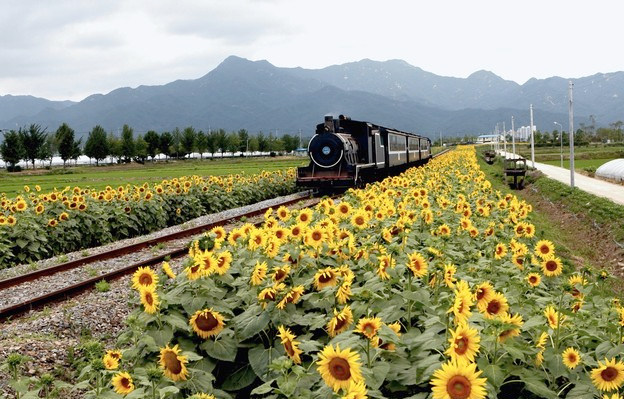
#> input picture Assignment 2/train.jpg, 624 x 399 px
$ jupyter execute --allow-errors Untitled.ipynb   (shell and % lines are left out)
#> lines starting #> are read from the running program, lines starting #| are printed output that depends on the picture; long printed decimals are rounded
### Assignment 2/segmentation.py
import numpy as np
import random
from scipy.spatial.distance import squareform, pdist, cdist
from skimage.util import img_as_float

### Clustering Methods
# [70 lines left out: functions kmeans, assign, get_New_Centroids, is_Converged, not called in this run]

# this calculates the euclidean distance between two vectors represent the feature and the centroid.
def euclidean_distance(x1,x2):
    return np.sqrt(np.sum((x1 - x2)**2, axis=0))

# this method makes use of cdist function to calculate distances between each feature and all centroids fast
# [111 lines left out: functions assign_Fast, normalize_Features, kmeans_fast, hierarchical_clustering, not called in this run]


### Pixel-Level Features
def color_features(img):
    """ Represents a pixel by its color.

    Args:
        img - array of shape (H, W, C)

    Returns:
        features - array of (H * W, C)
    """
    H, W, C = img.shape
    img = img_as_float(img)
    features = np.zeros((H*W, C))

    ### YOUR CODE HERE
    # All we need is to flatten/reshape the image array, so that each pixel will be treated as
    # an independent array, and this can be done using "reshape" method
    features = img.reshape(H*W, C)
    ### END YOUR CODE

    return features

# [151 lines left out: functions color_position_features, compute_accuracy, evaluate_segmentation, not called in this run]

### Assignment 2/Untitled.ipynb
[cell 1]
from __future__ import print_function
from time import time
import numpy as np
import matplotlib.pyplot as plt
from matplotlib import rc
from skimage import io
import cv2
from skimage.util import img_as_float
import sys
from scipy.spatial.distance import cdist

[cell 2]
def color_features(img):
    """ Represents a pixel by its color.
    Args:
        img - array of shape (H, W, C)
    Returns:
        features - array of (H * W, C)
    """
    H, W, C = img.shape
    img = img_as_float(img)
    features = np.zeros((H*W, C))

    ### YOUR CODE HERE
    # All we need is to flatten/reshape the image array, so that each pixel will be treated as
    # an independent array, and this can be done using "reshape" method
    features = img.reshape(H*W, C)
    ### END YOUR CODE

    return features

[cell 3]
# [80 lines left out: function color_position_features, not called in this run]

[cell 4]
# [4 lines left out: function normalize_Features, not called in this run]

[cell 5]
img = cv2.imread("train.jpg")
#> img is the input picture: shape (399, 624, 3); mean B, G, R 117.4, 147.6, 149.1
h,w,c = img.shape
#> h = 399; w = 624; c = 3
print(img.shape)
#| (399, 624, 3)
plt.imshow(img)
img[0]
#> Out = 624 rows, first 8: [237, 227, 220], [237, 227, 220], [237, 227, 220], [237, 227, 220], [237, 227, 220], [237, 227, 220], [237, 227, 220], [237, 227, 220]

[cell 6]
color = img_as_float(img).reshape(h*w,3)
color

[cell 7]
loc =  np.dstack(np.mgrid[0 : h, 0 : w].reshape(2,h*w))
loc

#> (a cell that did not finish here is left out)

[cell 9]
arr = np.mgrid[0 : h, 0 : w].reshape(2,h*w)
arr

[cell 10]
features = color_features(img)
(features)

[cell 11]
def kmeans(features, k, num_iters=100):
#> called with features = array of shape (248976, 3), k = 3, num_iters = 100
    N, D = features.shape
#> N = 248976; D = 3

    #assert N >= k, 'Number of clusters cannot be greater than number of points'

    # Randomly initalize cluster centers
    idxs = np.random.choice(N, size=k, replace=False)
#> idxs = [102247, 117529, 235384]
    centroids = features[idxs]
#> centroids = [[0.925, 0.973, 0.973], [0.212, 0.38, 0.369], [0.369, 0.573, 0.533]]
    assignments = np.zeros(N)
    print(centroids)
#| [[0.9255  0.9725 0.9725]
#|  [0.2118 0.3804 0.3686]
#|  [0.3686 0.5725 0.5333]]

    for n in range(num_iters):
        ### YOUR CODE HERE
        assignments = assign(features,centroids,k)
        old_Centroids = centroids.copy()
        centroids = get_New_Centroids(features,assignments,k)

        if is_Converged(old_Centroids,centroids,k):
            break
        ### END YOUR CODE

    return assignments

#> (a cell that did not finish here is left out)

#> (a cell that did not finish here is left out)

[cell 14]
def assign(features,centroids,k) :
    N, _ = features.shape
    assignments = np.zeros(N)
    for i in range(N):
        distances = np.zeros(k)
        for j in range(len(centroids)):
            distances[j] = euclidean_distance(features[i],centroids[j])
        closest_distance = np.argmin(distances)
        assignments[i] = closest_distance
    return assignments

[cell 15]
# [8 lines left out: function get_min, not called in this run]

[cell 16]
def get_New_Centroids(features,assignments,k) :
    centroids = [[] for _ in range(k)]
    for i in range(k):
        centroids[i] = np.mean(features[assignments == i], axis=0)
    return centroids

[cell 17]
# [6 lines left out: function get_New_Centroids2, not called in this run]

[cell 18]
# [7 lines left out: function collect_Features, not called in this run]

[cell 19]
# [15 lines left out: function get_Mean, not called in this run]

[cell 20]
def is_Converged(old_Centroids, new_Centroids,k):
    distances = [[] for _ in range(k)]
    for i in range(k) :
        distances[i] = euclidean_distance(old_Centroids[i],new_Centroids[i])
    return sum(distances) == 0

[cell 21]
def euclidean_distance(x1,x2):
    return np.sqrt(np.sum((x1 - x2)**2, axis=0))

[cell 22]
def kmeans_fast(features, k, num_iters=100):


#> called with features = array of shape (248976, 3), k = 3, num_iters = 100
    N, D = features.shape
#> N = 248976; D = 3

    assert N >= k, 'Number of clusters cannot be greater than number of points'

    # Randomly initalize cluster centers
    idxs = np.random.choice(N, size=k, replace=False)
#> idxs = [141053, 200730, 96634]
    centroids = features[idxs]
#> centroids = [[0.176, 0.376, 0.345], [0.608, 0.714, 0.702], [0.38, 0.549, 0.561]]
    assignments = np.zeros(N)
    print(centroids)
#| [[0.1765 0.3765 0.3451]
#|  [0.6078 0.7137 0.702]
#|  [0.3804 0.549 0.5608]]

    for n in range(num_iters):
        ### YOUR CODE HERE
        assignments = assign_Fast(features,centroids,k)
        old_Centroids = centroids.copy()
        centroids = get_New_Centroids(features,assignments,k)

        if is_Converged(old_Centroids,centroids,k):
            break
        ### END YOUR CODE

    return assignments

#> (a cell that did not finish here is left out)

[cell 24]
# [7 lines left out: function assign_Fast2, not called in this run]

[cell 25]
def assign_Fast(features,centroids,k):
    N, _ = features.shape
    assignments = np.zeros(N)
    distances = cdist(features,centroids)
    assignments = np.argmin(distances,axis=1)
    return assignments

#> (a cell that did not finish here is left out)

[cell 27]
mask_gt = np.zeros((100, 100))
mask = np.zeros((100, 100))

# Test compute_accracy function
mask_gt[20:50, 30:60] = 1
mask[30:50, 30:60] = 1

[cell 28]
def compute_accuracy(mask_gt, mask):
    """ Compute the pixel-wise accuracy of a foreground-background segmentation
        given a ground truth segmentation.
    Args:
        mask_gt - The ground truth foreground-background segmentation. A
            logical of size H x W where mask_gt[y, x] is 1 if and only if
            pixel (y, x) of the original image was part of the foreground.
        mask - The estimated foreground-background segmentation. A logical
            array of the same size and format as mask_gt.
    Returns:
        accuracy - The fraction of pixels where mask_gt and mask agree. A
            bigger number is better, where 1.0 indicates a perfect segmentation.
    """
    H,W = mask.shape
    no_of_pixels = H * W
    accuracy = None
    ### YOUR CODE HERE
    #---------------------------------------------------------------------------------------
    # First approach using nested loop to search for pixels where mask and mask_gt agree
    count = 0
    for i in range(len(mask)) :
        for j in range(len(mask[0])) :
            if(mask[i][j] == mask_gt[i][j]):
                count += 1

    #accuracy = (count/no_of_pixels)
    #---------------------------------------------------------------------------------------
    #Second approach makes use of numpy mean function
    accuracy = np.mean(mask_gt == mask)
    #---------------------------------------------------------------------------------------
    ### END YOUR CODE

    return accuracy

[cell 29]
acc = compute_accuracy(mask_gt,mask)
acc

[cell 30]
# [38 lines left out: function kmeans2, not called in this run]

[cell 31]
# Setup
from __future__ import print_function
from time import time
import numpy as np
import matplotlib.pyplot as plt
from matplotlib import rc
from skimage import io

plt.rcParams['figure.figsize'] = (15.0, 12.0) # set default size of plots
plt.rcParams['image.interpolation'] = 'nearest'
plt.rcParams['image.cmap'] = 'gray'

# for auto-reloading extenrnal modules

[cell 32]
# Generate random data points for clustering

# Set seed for consistency
np.random.seed(0)

# Cluster 1
mean1 = [-1, 0]
cov1 = [[0.1, 0], [0, 0.1]]
X1 = np.random.multivariate_normal(mean1, cov1, 100)

# Cluster 2
mean2 = [0, 1]
cov2 = [[0.1, 0], [0, 0.1]]
X2 = np.random.multivariate_normal(mean2, cov2, 100)

# Cluster 3
mean3 = [1, 0]
cov3 = [[0.1, 0], [0, 0.1]]
X3 = np.random.multivariate_normal(mean3, cov3, 100)

# Cluster 4
mean4 = [0, -1]
cov4 = [[0.1, 0], [0, 0.1]]
X4 = np.random.multivariate_normal(mean4, cov4, 100)

# Merge two sets of data points
X = np.concatenate((X1, X2, X3, X4))

# Plot data points
plt.scatter(X[:, 0], X[:, 1])
plt.axis('equal')
plt.show()
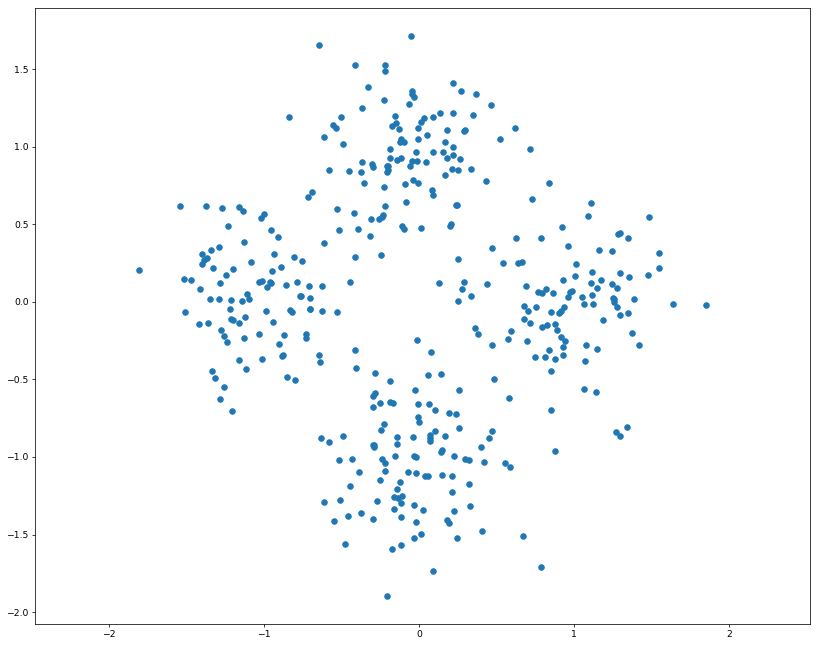
#> figure drawn by matplotlib, 1 panel

[cell 33]
#from segmentation import kmeans

np.random.seed(0)
start = time()
assignments = kmeans(X, 4)
end = time()

kmeans_runtime = end - start

print("kmeans running time: %f seconds." % kmeans_runtime)

for i in range(4):
    cluster_i = X[assignments==i]
    plt.scatter(cluster_i[:, 0], cluster_i[:, 1])

plt.axis('equal')
plt.show()
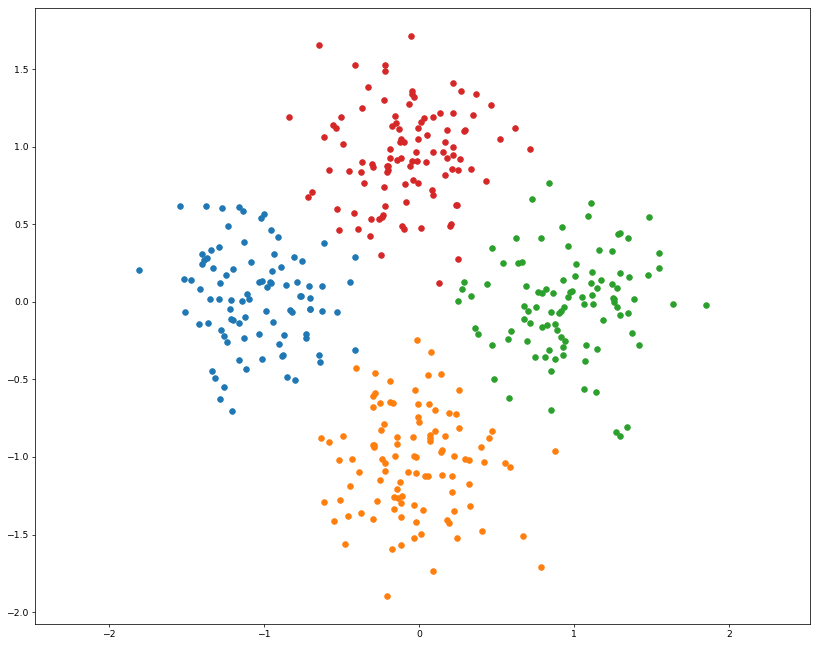
#> figure drawn by matplotlib, 1 panel

[cell 34]
# [39 lines left out: function kmeans_fast_5, not called in this run]

[cell 35]
np.random.seed(0)
start = time()
assignments = kmeans_fast(X, 4)
end = time()

kmeans_fast_runtime = end - start
print("kmeans running time: %f seconds." % kmeans_fast_runtime)
print("%f times faster!" % (kmeans_runtime / kmeans_fast_runtime))


for i in range(4):
    cluster_i = X[assignments==i]
    plt.scatter(cluster_i[:, 0], cluster_i[:, 1])

plt.axis('equal')
plt.show()

[cell 36]
from segmentation import color_features
np.random.seed(0)

features = color_features(img)

# Sanity checks
assert features.shape == (h * w, 3),\
    "Incorrect shape! Check your implementation."

assert features.dtype == float,\
    "dtype of color_features should be float."
start = time()
assignments = kmeans_fast(features, 3)
#| [[0.9255  0.9725 0.9725]
#|  [0.2118 0.3804 0.3686]
#|  [0.3686 0.5725 0.5333]]
end = time()
kmeans_fast_runtime = end - start
print("kmeans running time: %f seconds." % kmeans_fast_runtime)
print("%f times faster!" % (kmeans_runtime / kmeans_fast_runtime))
segments = assignments.reshape((h, w))
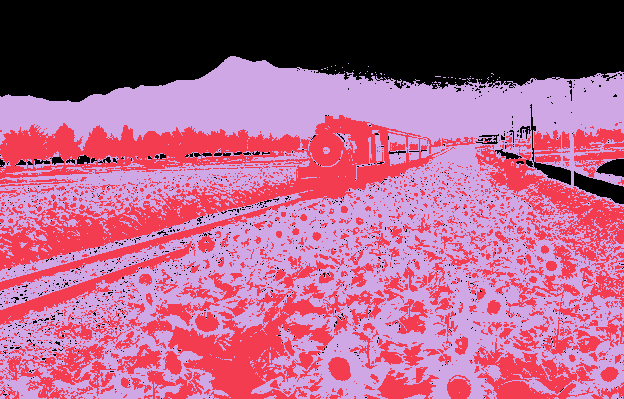
#> segments: shape (399, 624) int64; 3 distinct labels, from 0 to 2; one colour per label, 0 black

# Display segmentation
plt.imshow(segments, cmap='viridis')
plt.axis('off')
plt.show()

[cell 37]
from segmentation import color_features
np.random.seed(0)

features = color_features(img)

# Sanity checks
assert features.shape == (h * w, 3),\
    "Incorrect shape! Check your implementation."

assert features.dtype == float,\
    "dtype of color_features should be float."
start = time()
assignments = kmeans(features, 3)
#| [[0.9255  0.9725 0.9725]
#|  [0.2118 0.3804 0.3686]
#|  [0.3686 0.5725 0.5333]]
